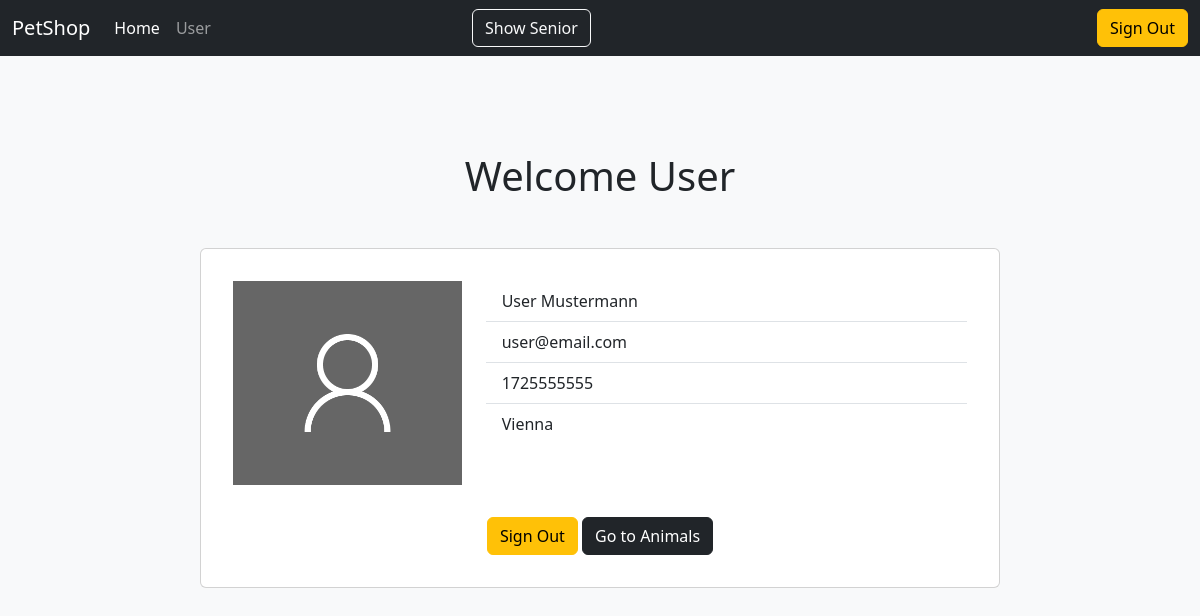
Page /home.php (signed in) on the committed database.
### tables this page shows
CREATE TABLE `users` (
  `id` int(11) NOT NULL,
  `first_name` varchar(255) NOT NULL,
  `last_name` varchar(255) NOT NULL,
  `email` varchar(255) NOT NULL,
  `phone_number` int(15) DEFAULT NULL,
  `address` varchar(255) DEFAULT NULL,
  `picture` varchar(255) DEFAULT NULL,
  `password` varchar(255) NOT NULL,
  `status` enum('user','adm') NOT NULL DEFAULT 'user'
);

### home.php (the view, shortened to what this page needs)
<?php
require_once "components/db_connect.php";
$sql = "SELECT * FROM users WHERE id = {$_SESSION['user']} ";
$result = mysqli_query($connect, $sql);
$row = mysqli_fetch_array($result, MYSQLI_ASSOC);
?>
<!DOCTYPE html>
<html lang="en">
<head>
  <?php require_once "components/bootstrap.php" ?>
</head>
<body class="bg-light">
  <?php require_once "components/navbar.php" ?>
  <div class='container  mt-5 pt-5'>
    <h1 class="text-center">Welcome <span><?= $row['first_name']; ?></span></h1>
    <div class='card mx-auto p-3 m-5' style='width: 50rem;'>
      <div class='card-body row'>
        <img src="pictures/<?= $row['picture']; ?>" class='col-4 detail_img align-self-center' alt="<?= $row['first_name']; ?>">
        <div class='col-8'>
          <ul class='list-group list-group-flush'>
            <li class='list-group-item'><?= $row['first_name'] ?> <?= $row['last_name']; ?></li>
            <li class='list-group-item'><?= $row['email'] ?></li>
            <li class='list-group-item'><?= $row['phone_number'] ?></li>
            <li class='list-group-item'><?= $row['address'] ?></li>
          </ul>
        </div>
      </div>
      <div class='card-body mx-auto'>
        <a href="logout.php?logout" class="btn btn-warning">Sign Out</a>
        <a href="animals.php" class="btn btn-dark">Go to Animals</a>
      </div>
    </div>
  </div>
</body>
</html>

### rows in the picture
users: first_name "User", picture (placeholder picture), last_name "Mustermann", email "user@email.com", phone_number "1725555555", address "Vienna"
